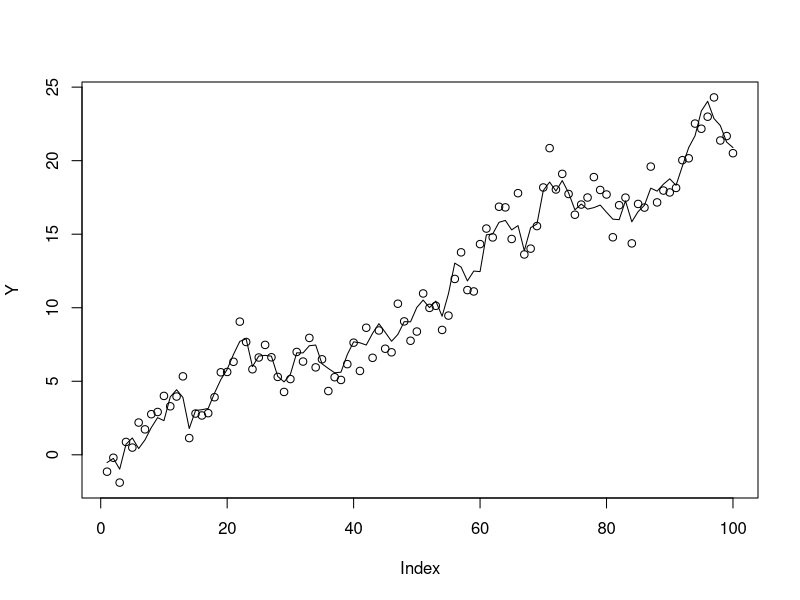
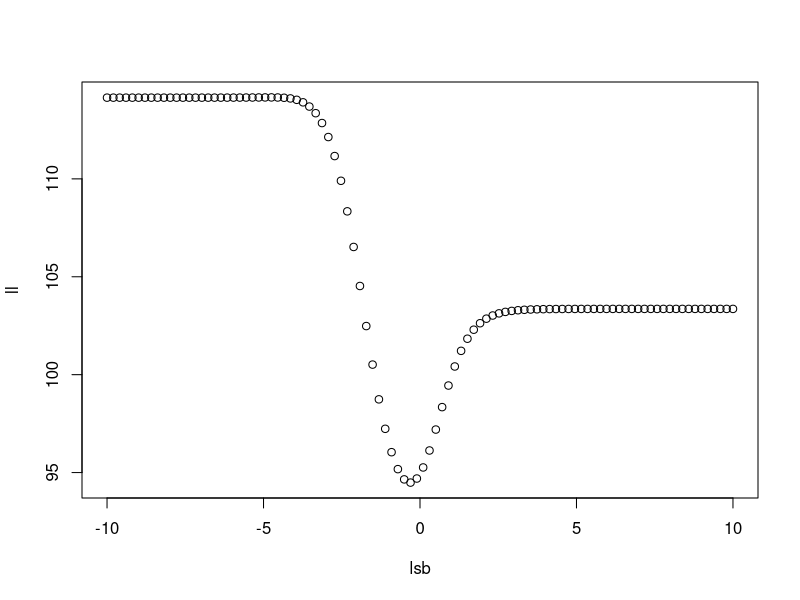
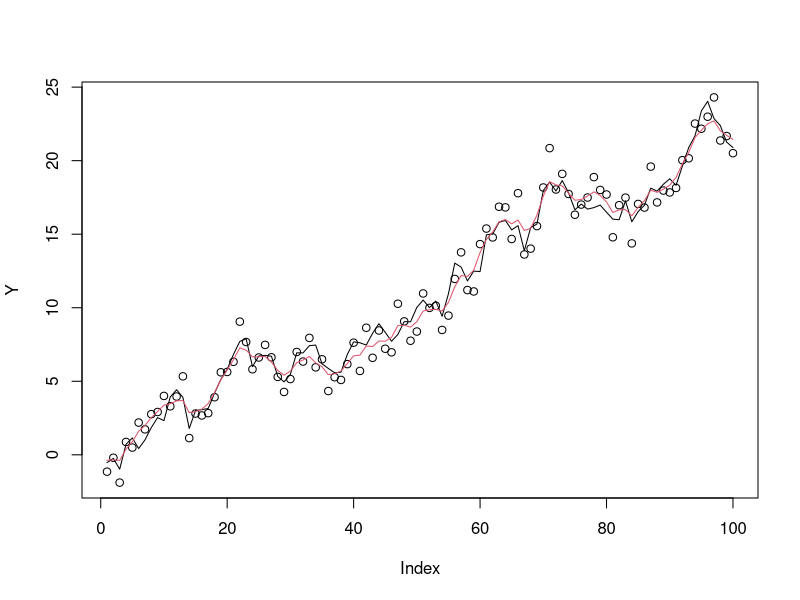
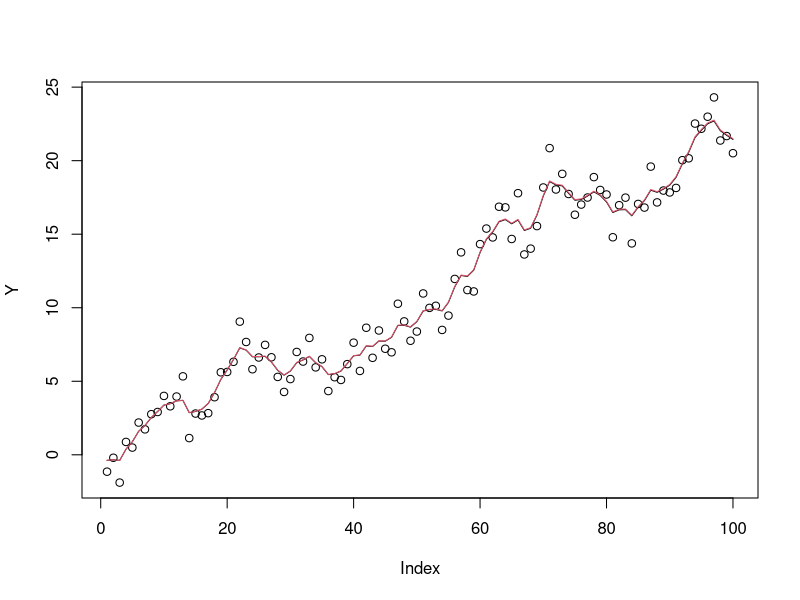
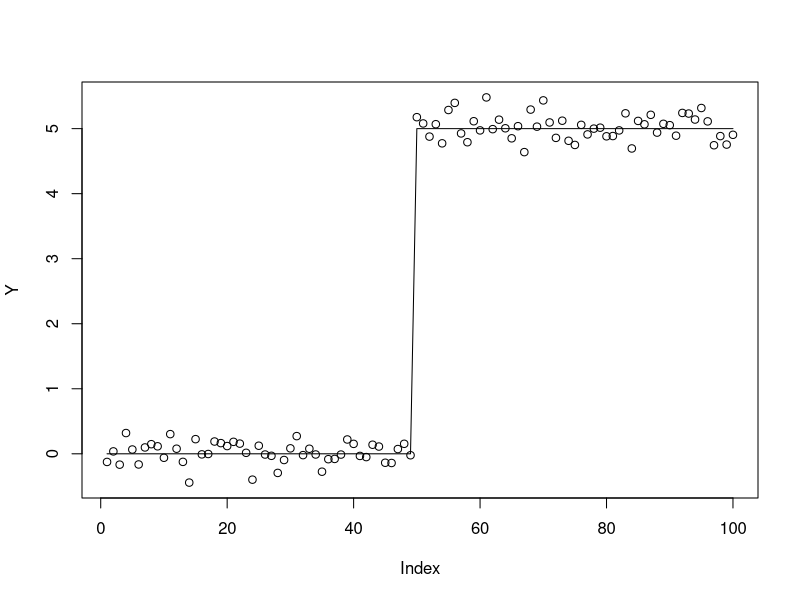
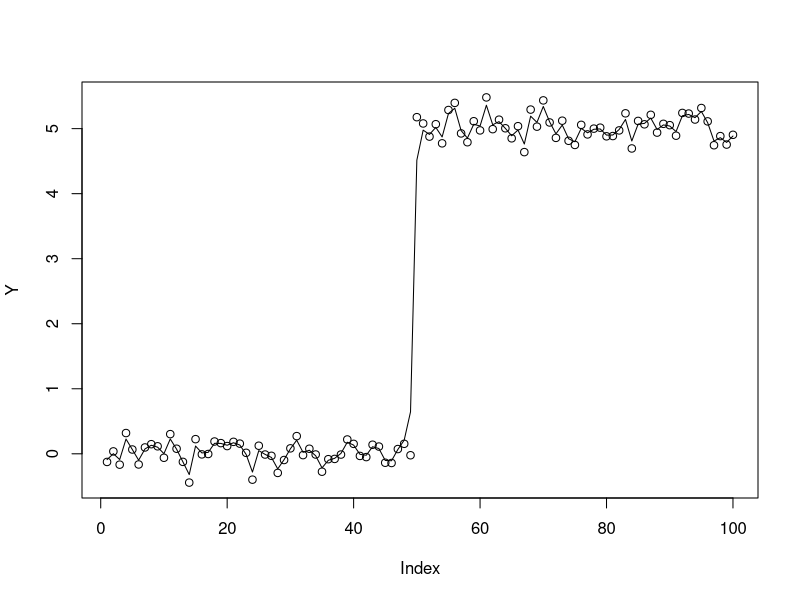
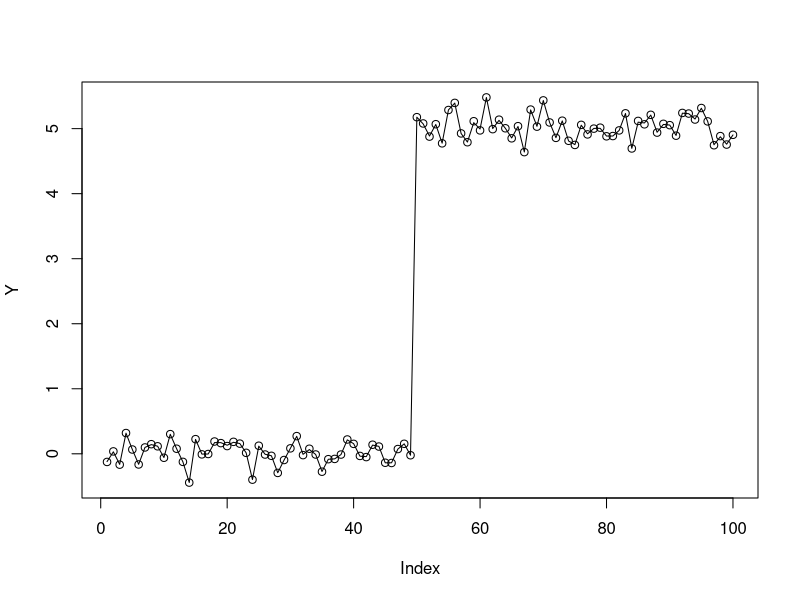
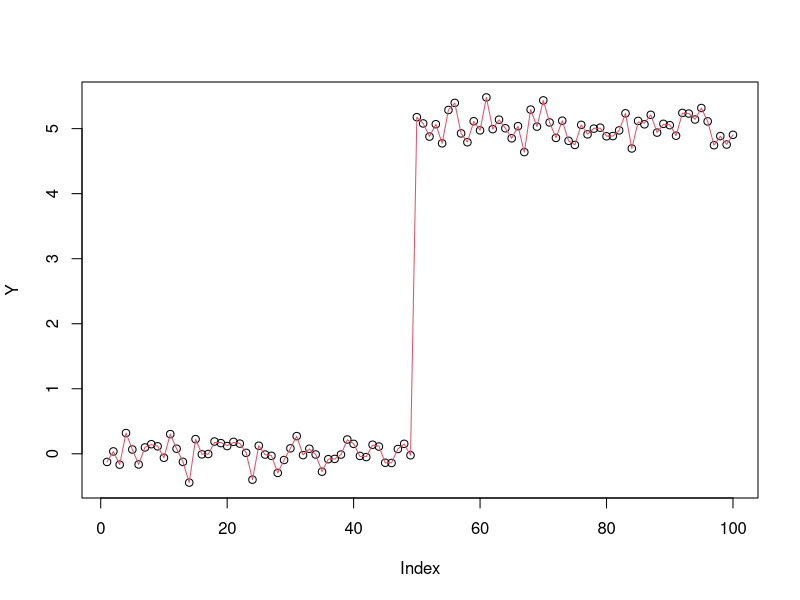

These figures' R source, in order:
## ---- chunk 1
set.seed(1)
n = 100
p = 100
s = 1
sb = 1
mu= .1

X = matrix(0,nrow=n,ncol=n)
for(i in 1:n){
  X[i:n,i] = 1 #1:(n-i+1)
}
btrue = mu+rnorm(n,sd=sb*s)
#X = scale(X)
#t(t(X)/sqrt(colSums(X^2)))

Y = X %*% btrue + rnorm(n)
plot(Y)
lines(X %*% btrue)

#X = matrix(rnorm(n*p),nrow=n,ncol=p)

X.svd = svd(X)

# fit the model X_j \sim  N(mu z_j,s^2(sb^2+shat^2_j))
# estimate sb (from which mle's of mu and s2 are easy)
# it is like ebnm with N(0,s^2 sb^2) prior and s^2 shat^2_j error
# but with s^2 unknown
# x is vector of observations
# shat is vector of corresponding standard errors (up to constant s)

# this is negative log-likelihood evaluated at mle for s,mu
# z is V't
# par is (log(sb),mu) which are both scalars


# set mu=0 or s2 to fix it
compute_w_mu_s2 = function(sb,x,shat,z,mu=NULL,s2 = NULL){
  w = 1/(sb^2 + shat^2) # inverse variance weights
  if(is.null(mu)){
    mu = sum(w*z*x)/sum(z^2*w) # this is mle of mu
  }
  if(is.null(s2)){
    s2 = mean(w*(x-mu*z)^2) #this is the mle of s2
  }
  return(list(w=w,mu=mu,s2=s2))
}

#set mu=0 to fix it
neg_loglik = function(par,x,shat,z,mu=NULL, s2=NULL){
    sb= exp(par[1])
    aux = compute_w_mu_s2(sb,x,shat,z,mu,s2)
    var_x = aux$s2/aux$w
    return(0.5 *(sum(log(aux$s2/aux$w) + aux$w*(x-aux$mu*z)^2/aux$s2)))
}


TT = (t(X.svd$u) %*% Y)/X.svd$d # what i called T above
z = colSums(X.svd$v)
shat = 1/X.svd$d
lsb = seq(-10,10,length=100)
ll = rep(0,100)
for(i in 1:length(lsb)){
  ll[i] = neg_loglik(lsb[i],TT,shat,z)
}
plot(lsb,ll)

optim(par=0,fn=neg_loglik,x=TT,shat=shat,z=z)
optim(par=0,fn=neg_loglik,x=TT,shat=shat,z=z,method="Brent",lower=-5,upper=5)


# # this is wrong.. it is partial derivative with respect to sb, keeping s fixed
# # need to compute derivative properly.... 
# neg_loglik_grad = function(sb,x,xhat){
#   var_x_over_s = sb^2 + shat^2
#   s2 = mean(x^2/var_x_over_s) #this is the mle
#   var_x = s2 * var_x_over_s
#   return(0.5* sum(1/var_x_over_s - x^2/var_x))
# }
# neg_loglik_grad(0.1,xx,shat)
# eps=1e-5
# (log_lik(0.1,xx,shat) - log_lik(0.1-eps,xx,shat))/eps
# 
# 
# 
# 
# 
## ---- chunk 2
ebnm_normal_unknown_s = function(x,shat,z,mu=NULL,s2=NULL){
  fit = optim(par=0,fn=neg_loglik,x=x,shat=shat,z=z,mu=mu,s2=s2,method="Brent",lower=-5,upper=5)
  sb = exp(fit$par)
  aux = compute_w_mu_s2(sb,x,shat,z,mu,s2)
  return(list(sb=sb, s = sqrt(aux$s2), mu = aux$mu, loglik = -fit$value))  
}
fit = ebnm_normal_unknown_s(TT,shat,z)
## ---- chunk 3
shrink = fit$sb^2 * X.svd$d^2
shrink = shrink/(1+shrink)

post_mean = X.svd$v %*% (shrink*(TT-fit$mu*colSums(X.svd$v))) + fit$mu
plot(Y)
lines(X %*% btrue)
lines(X %*% post_mean,col=2)

## ---- chunk 4
eb_ridge = function(y,X,mu=NULL,s2=NULL){
  X.svd = svd(X)
  TT = (t(X.svd$u) %*% Y)/X.svd$d # what i called T above
  z = colSums(X.svd$v)  
  shat = 1/X.svd$d
  fit = ebnm_normal_unknown_s(TT,shat,z,mu,s2)
  
  shrink = fit$sb^2 * X.svd$d^2
  shrink = shrink/(1+shrink)

  post_mean = X.svd$v %*% (shrink*(TT-fit$mu*colSums(X.svd$v))) + fit$mu
  return(list(fit=fit,post_mean=post_mean))
}

fit.eb = eb_ridge(Y,X)
Xnew = t(t(X)*as.vector(fit.eb$post_mean))
plot(Y)
lines(Xnew %*% rep(1,100))
fit.eb2 = eb_ridge(Y,Xnew)
lines(Xnew %*% fit.eb2$post_mean,col=2)
fit.eb2$fit
exp(-5)
## ---- chunk 5
set.seed(1)
btrue = rep(0,100)
btrue[50] = 5
Y = X %*% btrue + 0.2*rnorm(n)
plot(Y)
lines(X %*% btrue)

fit.eb = eb_ridge(Y,X,mu=0)
plot(Y)
lines(X %*% fit.eb$post_mean)
#par(mfcol=c(3,3))
Xnew=X
for(i in 1:9){
  Xnew = t(t(Xnew)*as.vector(fit.eb$post_mean))
  fit.eb = eb_ridge(Y,Xnew,mu=0)
  plot(Y)
  lines(Xnew %*% fit.eb$post_mean,col=i)
}
## ---- chunk 6
set.seed(1)
btrue = rep(0,100)
btrue[50] = 5
Y = X %*% btrue + 0.2*rnorm(n)
plot(Y)
lines(X %*% btrue)

fit.eb = eb_ridge(Y,X,mu=0,s2=0.2)
plot(Y)
lines(X %*% fit.eb$post_mean)
#par(mfcol=c(3,3))
Xnew=X
for(i in 1:9){
  Xnew = t(t(Xnew)*as.vector(fit.eb$post_mean))
  fit.eb = eb_ridge(Y,Xnew,mu=0,s2=0.2)
  plot(Y)
  lines(Xnew %*% fit.eb$post_mean,col=i)
}
## ---- chunk 7
set.seed(1)
btrue = rep(0,100)
btrue[50] = 5
Y = X %*% btrue + 0.2*rnorm(n)
plot(Y)
lines(X %*% btrue)

fit.eb = eb_ridge(Y,X,s2=0.2)
plot(Y)
lines(X %*% fit.eb$post_mean)
#par(mfcol=c(3,3))
Xnew=X
for(i in 1:9){
  Xnew = t(t(Xnew)*as.vector(fit.eb$post_mean))
  fit.eb = eb_ridge(Y,Xnew,s2=0.2)
  plot(Y)
  lines(Xnew %*% fit.eb$post_mean,col=i)
}
## ---- chunk 8
